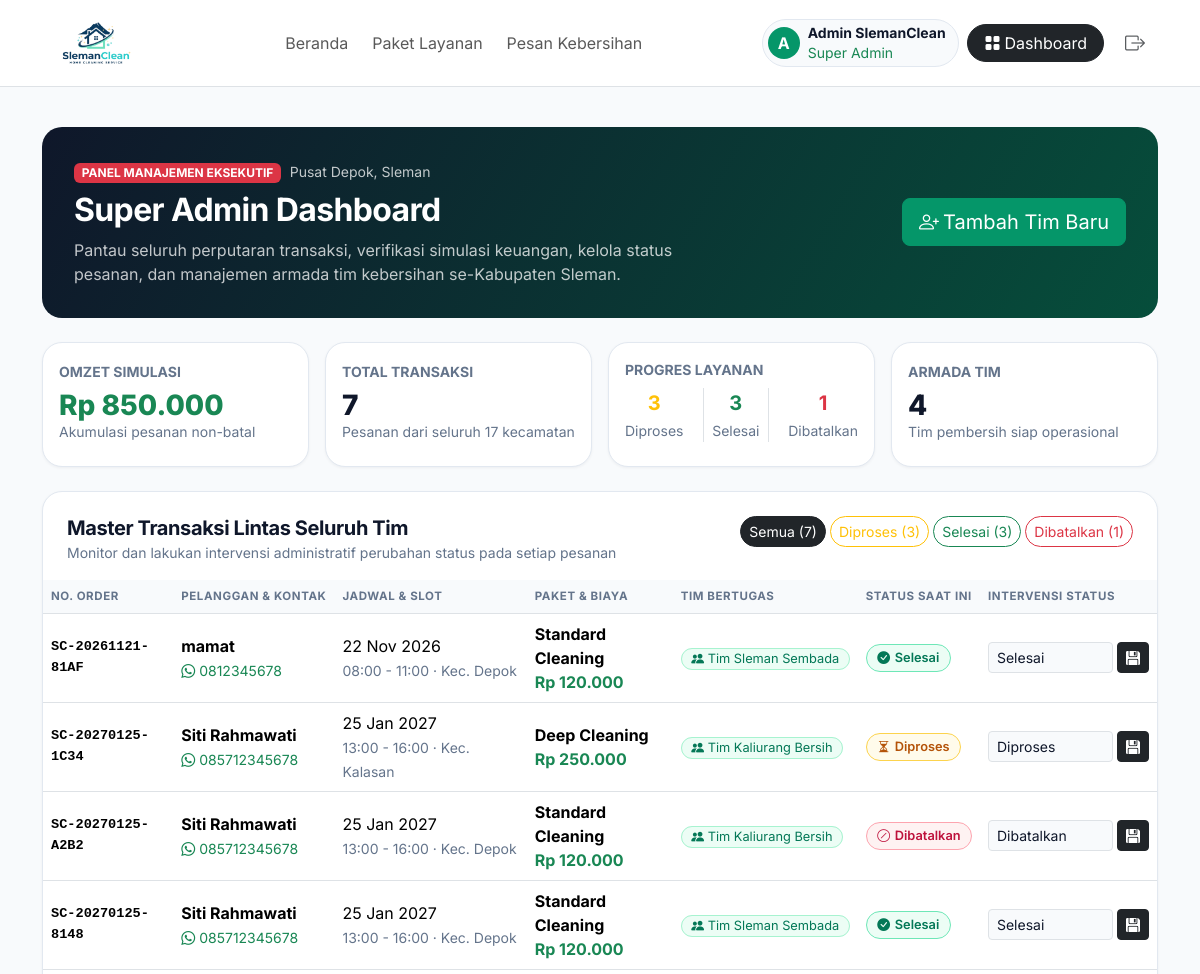
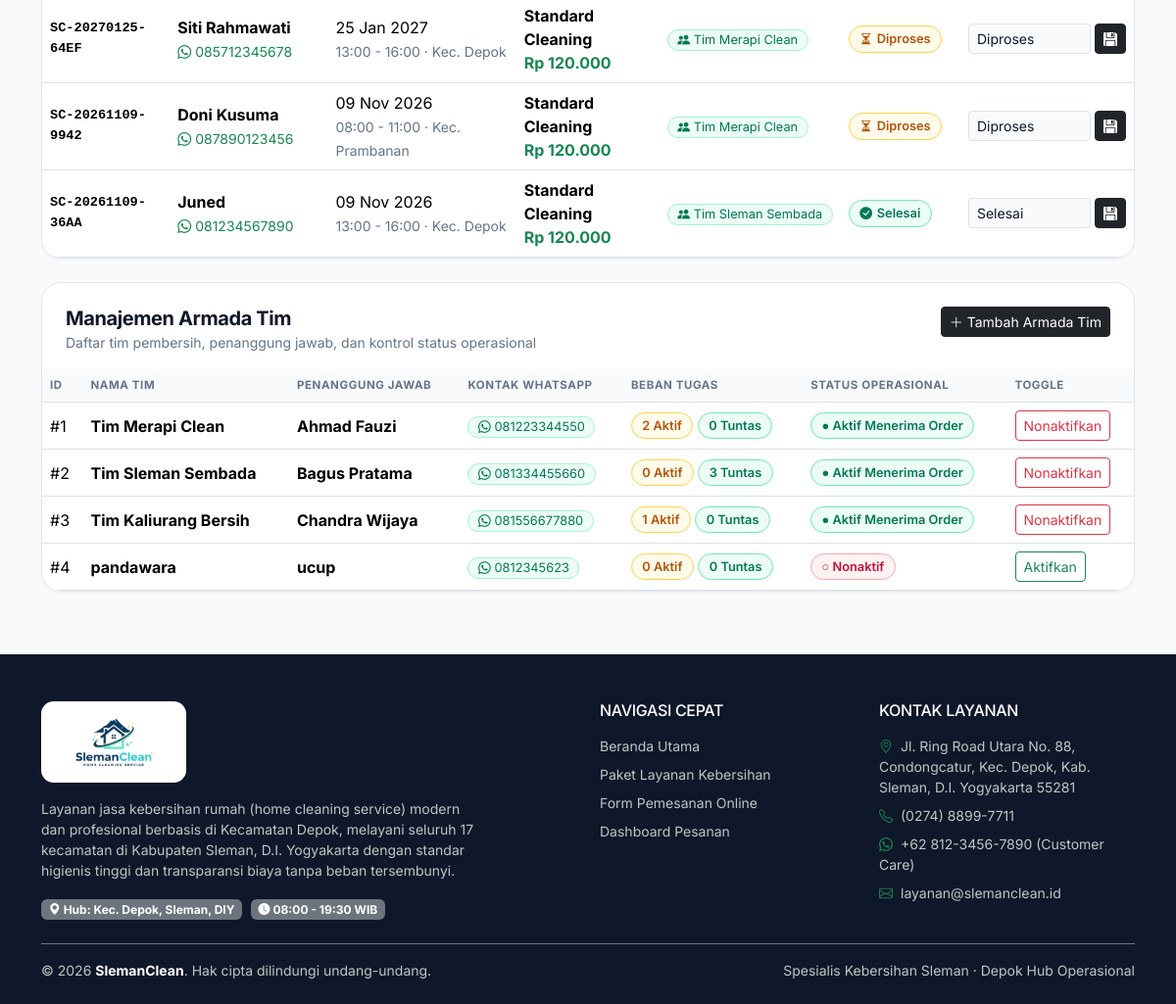
The page /dashboard.php (signed in) on the database as committed earlier (2 pictures, top to bottom).
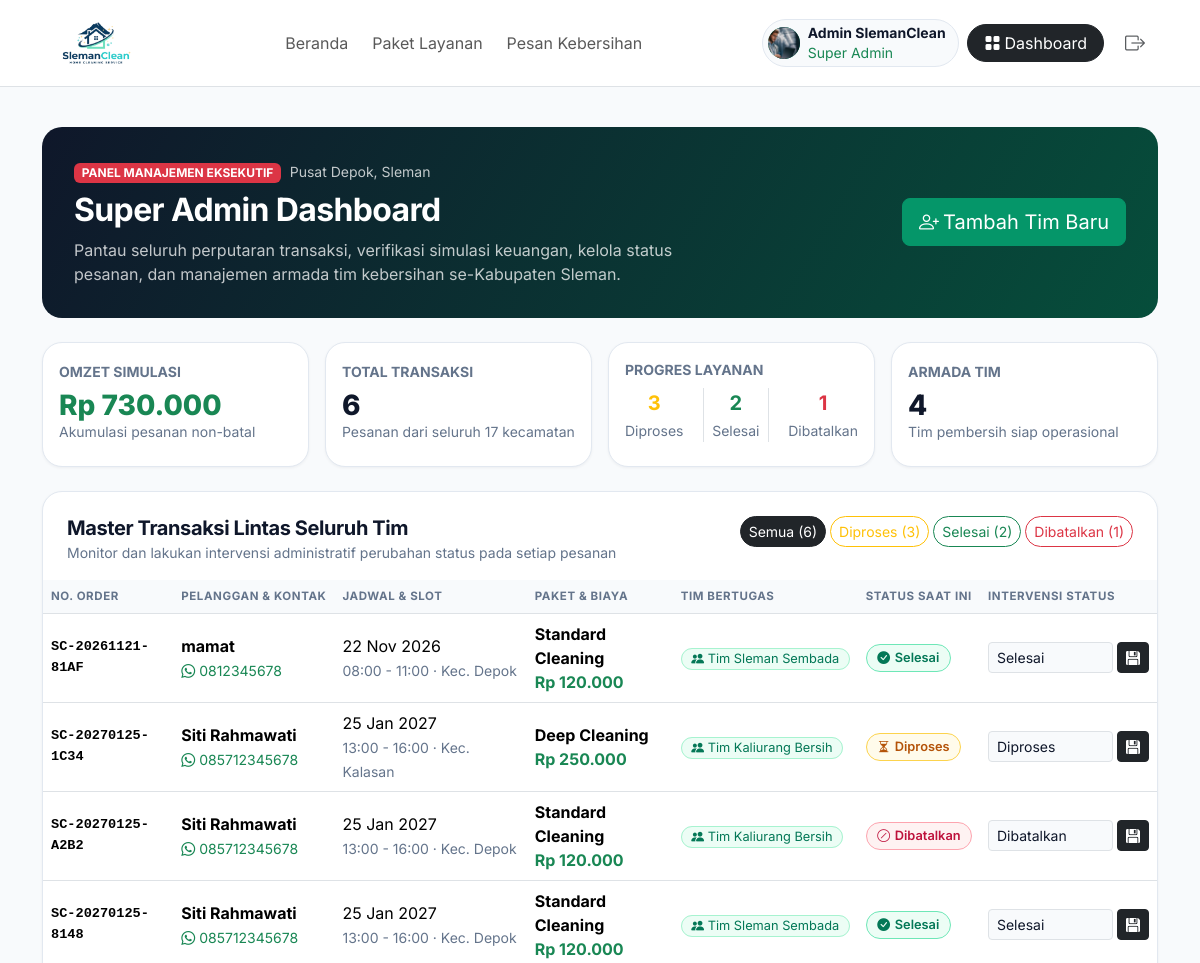
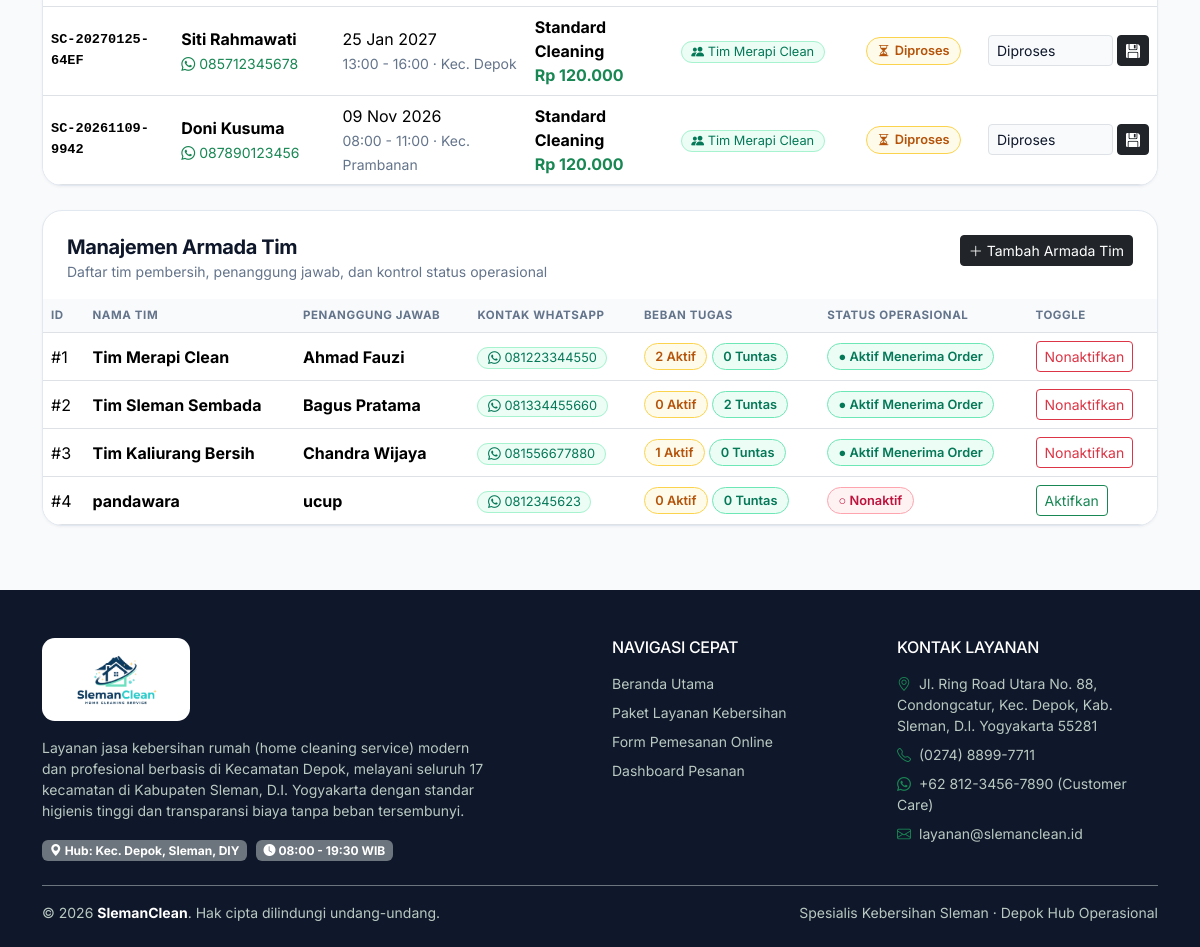
The same page on the database as committed later (2 pictures, top to bottom).
### tables this page shows
CREATE TABLE `pesanan` (
  `id` int NOT NULL,
  `no_order` varchar(30) NOT NULL,
  `user_id` int NOT NULL,
  `paket_id` varchar(20) NOT NULL,
  `kecamatan_id` int NOT NULL,
  `slot_id` int NOT NULL,
  `tim_id` int DEFAULT NULL,
  `alamat_lengkap` text NOT NULL,
  `tanggal` date NOT NULL,
  `catatan` text,
  `total_biaya` int NOT NULL,
  `metode_pembayaran` varchar(50) NOT NULL,
  `status_pembayaran` enum('Lunas','Pending') NOT NULL DEFAULT 'Lunas',
  `status_pesanan` enum('Diproses','Selesai','Dibatalkan') NOT NULL DEFAULT 'Diproses',
  `created_at` timestamp NULL DEFAULT CURRENT_TIMESTAMP
);

CREATE TABLE `users` (
  `id` int NOT NULL,
  `nama` varchar(100) NOT NULL,
  `email` varchar(100) NOT NULL,
  `password` varchar(255) NOT NULL,
  `no_wa` varchar(20) NOT NULL,
  `kecamatan_asal` varchar(50) DEFAULT NULL,
  `alamat_asal` text,
  `foto_profil` varchar(255) DEFAULT NULL,
  `role` enum('admin','customer') NOT NULL DEFAULT 'customer',
  `created_at` timestamp NULL DEFAULT CURRENT_TIMESTAMP
);

CREATE TABLE `slot_waktu` (
  `id` int NOT NULL,
  `nama` varchar(50) NOT NULL,
  `jam` varchar(30) NOT NULL
);

CREATE TABLE `kecamatan` (
  `id` int NOT NULL,
  `nama` varchar(50) NOT NULL
);

CREATE TABLE `paket_layanan` (
  `id` varchar(20) NOT NULL,
  `nama` varchar(100) NOT NULL,
  `harga` int NOT NULL,
  `durasi` varchar(50) NOT NULL,
  `deskripsi` text NOT NULL
);

CREATE TABLE `tim_kebersihan` (
  `id` int NOT NULL,
  `nama` varchar(100) NOT NULL,
  `ketua` varchar(100) NOT NULL,
  `wa` varchar(20) NOT NULL,
  `status_operasional` enum('aktif','nonaktif') NOT NULL DEFAULT 'aktif',
  `created_at` timestamp NULL DEFAULT CURRENT_TIMESTAMP
);

### views/dashboard_admin.php (the view, shortened to what the rows shown need)
<?php
$q_orders = mysqli_query(
    $koneksi,
    "
    SELECT p.*, u.nama AS nama_pelanggan, u.no_wa AS wa_pelanggan, pl.nama AS nama_paket, k.nama AS nama_kecamatan, s.jam AS jam_slot, COALESCE(t.nama, 'Belum
    Ditugaskan') AS nama_tim
    FROM pesanan p
    JOIN users u ON p.user_id = u.id
    JOIN paket_layanan pl ON p.paket_id = pl.id
    JOIN kecamatan k ON p.kecamatan_id = k.id
    JOIN slot_waktu s ON p.slot_id = s.id
    LEFT JOIN tim_kebersihan t ON p.tim_id = t.id
    ORDER BY p.created_at DESC
",
);
$orders = [];
while ($row = mysqli_fetch_assoc($q_orders)) {
    $orders[] = $row;
}
$q_tim = mysqli_query($koneksi, 'SELECT * FROM tim_kebersihan ORDER BY id ASC');
$tim = [];
while ($row = mysqli_fetch_assoc($q_tim)) {
    $tim[] = $row;
}
?>
<div class="dash-hero admin d-flex flex-wrap justify-content-between align-items-center gap-3 mb-4">
    <div><span class="badge text-bg-danger mb-2">PANEL MANAJEMEN EKSEKUTIF</span>
        <h1 class="h2 fw-bold">Super Admin Dashboard</h1>
    </div>
</div>
<section class="panel overflow-hidden mb-4">
    <div class="p-4 pb-3 d-flex flex-wrap justify-content-between gap-2">
        <div>
            <h2 class="h5 fw-bold mb-0">Master Transaksi Lintas Seluruh Tim</h2>
        </div>
    </div>
    <div class="table-responsive">
        <table class="table tbl mb-0">
            <thead>
                <tr>
                    <th>No. Order</th>
                    <th>Pelanggan &amp; Kontak</th>
                    <th>Jadwal &amp; Slot</th>
                    <th>Paket &amp; Biaya</th>
                    <th>Tim Bertugas</th>
                    <th>Status Saat Ini</th>
                    <th>Intervensi Status</th>
                </tr>
            </thead>
            <tbody>
                <?php foreach ($orders as $o): ?>
                <tr data-status="<?= $o['status_pesanan'] ?>">
                    <td class="mono"><?= $o['no_order'] ?></td>
                    <td><strong><?= $o['nama_pelanggan'] ?></strong><br><small class="text-success"><i
                                class="bi bi-whatsapp"></i> <?= $o['wa_pelanggan'] ?></small></td>
                    <td><?= date('d M Y', strtotime($o['tanggal'])) ?><br><small
                            class="text-muted2"><?= $o['jam_slot'] ?> · Kec. <?= $o['nama_kecamatan'] ?></small></td>
                    <td><strong><?= $o['nama_paket'] ?></strong><br><span
                            class="text-success fw-bold"><?= rupiah($o['total_biaya']) ?></span></td>
                    <td><span class="team-tag"><i class="bi bi-people-fill"></i> <?= $o['nama_tim'] ?></span></td>
                    <td><?= status_badge($o['status_pesanan']) ?></td>
                    <td>
                        <form method="post" class="d-flex gap-1">
                            <select name="status" class="form-select form-select-sm" style="width:125px">
                                <?php foreach (['Diproses', 'Selesai', 'Dibatalkan'] as $s): ?>
                                <option value="<?= $s ?>" <?= $s === $o['status_pesanan'] ? 'selected' : '' ?>><?= $s ?>
                                </option>
                                <?php endforeach; ?>
                            </select>
                            <button class="btn btn-sm btn-dark" type="submit" title="Simpan"><i
                                    class="bi bi-floppy-fill"></i></button>
                        </form>
                    </td>
                </tr>
                <?php endforeach; ?>
            </tbody>
        </table>
    </div>
</section>
<section class="panel overflow-hidden">
    <div class="p-4 pb-3 d-flex justify-content-between flex-wrap gap-2">
        <div>
            <h2 class="h5 fw-bold mb-0">Manajemen Armada Tim</h2>
        </div>
    </div>
    <div class="table-responsive">
        <table class="table tbl mb-0">
            <thead>
                <tr>
                    <th>ID</th>
                    <th>Nama Tim</th>
                    <th>Penanggung Jawab</th>
                    <th>Kontak WhatsApp</th>
                    <th>Beban Tugas</th>
                    <th>Status Operasional</th>
                    <th>Toggle</th>
                </tr>
            </thead>
            <tbody>
                <?php foreach ($tim as $t):
      $ak = count(array_filter($orders, fn($o) => $o['nama_tim'] === $t['nama'] && $o['status_pesanan'] === 'Diproses'));
      $ts = count(array_filter($orders, fn($o) => $o['nama_tim'] === $t['nama'] && $o['status_pesanan'] === 'Selesai')); ?>
                <tr>
                    <td class="text-muted2">#<?= $t['id'] ?></td>
                    <td><strong><?= $t['nama'] ?></strong></td>
                    <td><strong><?= $t['ketua'] ?></strong></td>
                    <td><span class="team-tag"><i class="bi bi-whatsapp"></i> <?= $t['wa'] ?></span></td>
                    <td><span class="pill pill-warning"><?= $ak ?> Aktif</span> <span
                            class="pill pill-success"><?= $ts ?> Tuntas</span></td>
                    <td>
                        <?php if ($t['status_operasional'] === 'aktif'): ?>
                        <span class="pill pill-success">● Aktif Menerima Order</span>
                        <?php else: ?>
                        <span class="pill pill-danger">○ Nonaktif</span>
                        <?php endif; ?>
                    </td>
                    <td>
                        <form method="post" class="d-inline">
                            <?php if ($t['status_operasional'] === 'aktif'): ?>
                            <button class="btn btn-sm btn-outline-danger" type="submit">Nonaktifkan</button>
                            <?php else: ?>
                            <button class="btn btn-sm btn-outline-success" type="submit">Aktifkan</button>
                            <?php endif; ?>
                        </form>
                    </td>
                    <?php endforeach; ?>
            </tbody>
        </table>
    </div>
</section>

### includes/functions.php
<?php
function rupiah(int $n): string
{
    return 'Rp ' . number_format($n, 0, ',', '.');
}
function status_badge(string $s): string
{
    $m = [
        'Diproses' => ['warning', 'bi-hourglass-split'],
        'Selesai' => ['success', 'bi-check-circle-fill'],
        'Dibatalkan' => ['danger', 'bi-slash-circle'],
    ];
    $c = $m[$s][0] ?? 'secondary';
    $i = $m[$s][1] ?? 'bi-info-circle';
    return "<span class=\"pill pill-$c\"><i class=\"bi $i\"></i> $s</span>";
}

Rows that differ between the two databases and show on the page:
removed pesanan: no_order "SC-20261109-36AA", user.nama "Juned", user.no_wa "081234567890", tanggal "09 Nov 2026", slot.jam "13:00 - 16:00", kecamatan.nama "Depok", paket.nama "Standard Cleaning", total_biaya "Rp 120.000", nama_tim "Tim Sleman Sembada", status_pesanan "Selesai", status "Selesai"
computed for tim_kebersihan "Tim Sleman Sembada": ts "3" → "2"
Other text that changed with them:
rupiah($omzet): "Rp 850.000" → "Rp 730.000"
count($orders): "7" → "6"
$hitung('Selesai'): "3" → "2"
$u['nama'][0]: "A" → (not shown)
new list line: "Selesai ( 2 )"
list line gone: "Selesai ( 3 )"
